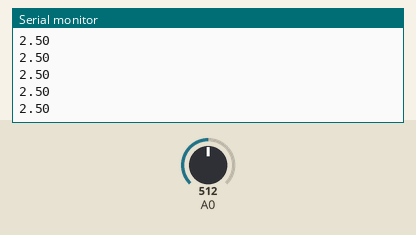
Simulated run of this sketch. Board: Arduino Uno, built with avr-gcc and run on an emulated ATmega328P. Parts: the last lines printed to the serial monitor. The inputs (shaded band) are chosen by the test bench; at power-on: A0 = 512.

Above: at 1.2 s.
1.3 s: A0 set to 716
At 1.31 s:
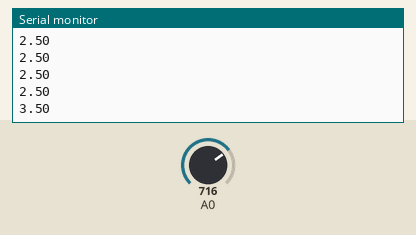
2.8 s: A0 set to 900
At 2.82 s:
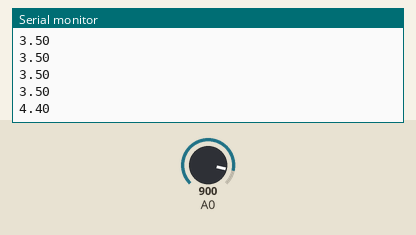
Timing chart, 0 to 5.8 s (numbered marks = the images above; inputs shaded):
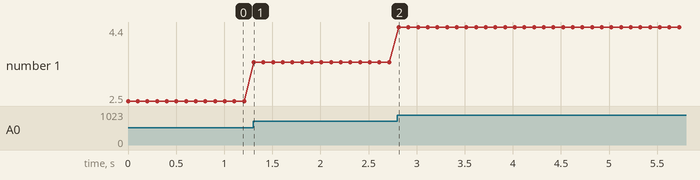

The sketch:

SoundLevelMeter.ino
```cpp
void setup() {
  Serial.begin(9600);

}

void loop() {
  int sensorValue = analogRead(A0);
  float voltage= sensorValue * (5.0 / 1023.0);
  Serial.println(voltage);
  delay(100);
}
```

Measured:
- after the input at 1.3 s, the serial monitor: prints a new line at once (image 1)
- after the input at 2.8 s, the serial monitor: prints a new line at once (image 2)
- plotted number 1: 2.5 → 3.5 after the input at 1.3 s, 3.5 → 4.4 after the input at 2.8 s
